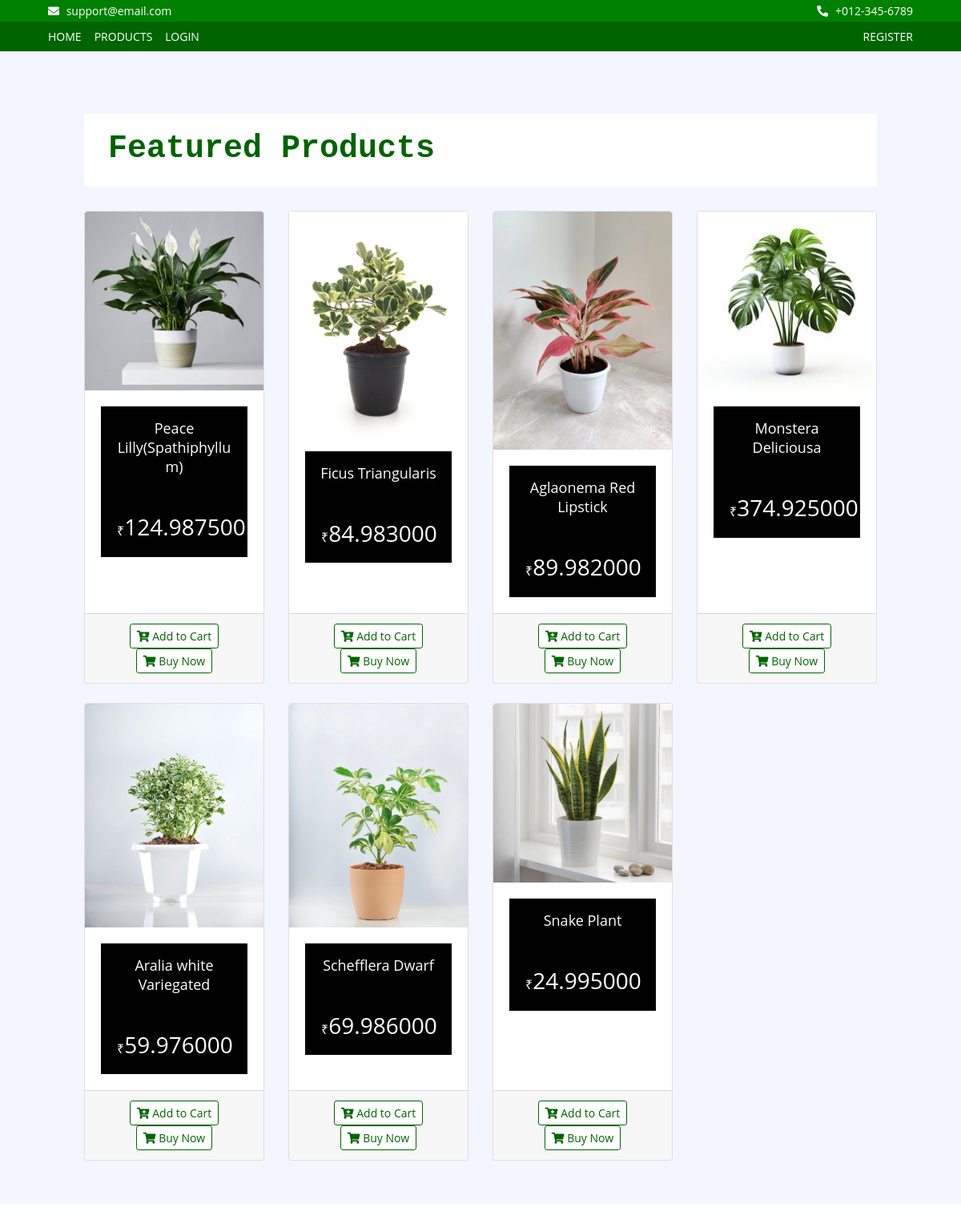
The page / on the database its author committed.
### store/models.py (models this page shows, shortened)
class Product(models.Model):
    name = models.CharField(max_length=255)
    description = models.TextField()
    price = models.DecimalField(max_digits=10, decimal_places=2)
    category = models.ForeignKey(Category, on_delete=models.CASCADE, related_name='products')
    sku = models.CharField(max_length=100, unique=True)
    thumbnail = models.ImageField(upload_to='products/thumbnails/', blank=True, null=True)
    image = models.ImageField(upload_to='products/', blank=True, null=True)
    image1 = models.ImageField(upload_to='products/', blank=True, null=True)
    image2 = models.ImageField(upload_to='products/', blank=True, null=True)
    image3 = models.ImageField(upload_to='products/', blank=True, null=True)
    stock = models.IntegerField()
    discount = models.DecimalField(max_digits=5, decimal_places=2, blank=True, null=True)
    weight = models.CharField(max_length=100, blank=True, null=True)
    dimensions = models.CharField(max_length=100, blank=True, null=True)
    status = models.BooleanField(default=True)
    shipping_charge = models.DecimalField(max_digits=6, decimal_places=2, default=0.00)
    tax_percentage = models.DecimalField(max_digits=4, decimal_places=2, default=0.00)  # e.g. 5% tax
    offer = models.CharField(max_length=255, blank=True, null=True)  # Offers description
    created_by = models.ForeignKey(settings.AUTH_USER_MODEL, on_delete=models.CASCADE, related_name='products')
    created_at = models.DateTimeField(auto_now_add=True)
    updated_at = models.DateTimeField(auto_now=True)
    related_products = models.ManyToManyField('self', blank=True)  # Related products
    def discount_price(self):
        if self.discount:
            return self.price - (self.price * (self.discount / 100))
        return self.price

### store/views.py (the view)
# urls.py: path("", views.home, name="home"),  # Default home URL
def home(request):
    products = Product.objects.filter(status=True)  # Fetch only active products
    return render(request, 'store/home.html', {'products': products})

### store/templates/store/home.html (shortened to what this page needs)
{% extends 'base.html' %}
{% load static %}
{% block content %}
<div class="featured-product product mt-5">
    <div class="container-fluid">
        <div class="section-header">
            <h1>Featured Products</h1>
        </div>
        <div class="row">
            {% for product in products %}
            <div class="col-lg-3 col-md-4 col-sm-6 mb-4">
                <div class="product-item card h-100">
                    <div class="product-image">
                        <a href="{% url 'product_detail' product.id %}">
                            <img src="{{ product.thumbnail.url }}" class="card-img-top" alt="{{ product.name }}">
                        </a>
                    </div>
                    <div class="card-body">
                        <div class="product-title">
                            <h5 class="card-title">
                                <a href="{% url 'product_detail' product.id %}">{{ product.name }}</a>
                            </h5>
                        </div>
                        <div class="product-price">
                            <h3><span>&#8377;</span>{{ product.discount_price }}</h3>
                        </div>
                    </div>
                    <div class="card-footer text-center">
                        <a class="btn btn-success btn-sm" href="{% url 'add_to_cart' product.id %}">
                            <i class="fa fa-cart-plus"></i> Add to Cart
                        </a>
                        <a class="btn btn-primary btn-sm" href="{% url 'product_detail' product.id %}">
                            <i class="fa fa-shopping-cart"></i> Buy Now
                        </a>
                    </div>
                </div>
            </div>
            {% endfor %}
        </div>
    </div>
</div>
{% endblock %}

### templates/base.html (shortened to what this page needs)
{% load static %}
<!DOCTYPE html>
<html lang="en">
<head>
    <link href="https://stackpath.bootstrapcdn.com/bootstrap/4.4.1/css/bootstrap.min.css" rel="stylesheet">
    <link href="https://cdnjs.cloudflare.com/ajax/libs/font-awesome/5.10.0/css/all.min.css" rel="stylesheet">
    <link href="{% static 'lib/slick/slick.css' %}" rel="stylesheet">
    <link href="{% static 'lib/slick/slick-theme.css' %}" rel="stylesheet">
    <link href="{% static 'css/style.css' %}" rel="stylesheet">
</head>
<body>
    {% include 'header.html' %}
    <div class="container mt-5">
        {% block content %}{% endblock %}
    </div>
    {% include 'footer.html' %}
</body>
</html>

### templates/header.html (shortened to what this page needs)
<div class="top-bar" style="background:green">
    <div class="container-fluid">
        <div class="row">
            <div class="col-sm-6">
                <i class="fa fa-envelope"></i> support@email.com
            </div>
            <div class="col-sm-6">
                <i class="fa fa-phone-alt"></i> +012-345-6789
            </div>
        </div>
    </div>
</div>
<div class="nav" style="background:green">
    <div class="container-fluid">
        <nav class="navbar navbar-expand-md bg-dark navbar-dark">
            <div class="collapse navbar-collapse justify-content-between" id="navbarCollapse">
                <div class="navbar-nav mr-auto">
                    <a href="{% url 'home' %}" class="nav-item nav-link">Home</a>
                    <a href="{% url 'product_list' %}" class="nav-item nav-link">Products</a>
                    {% if user.is_authenticated %}
                        <a href="{% url 'user_orders_list' %}" class="nav-item nav-link">My Orders</a>
                    {% else %}
                        <a href="{% url 'user_login' %}" class="nav-item nav-link">Login</a>
                    {% endif %}
                </div>
                <div class="navbar-nav ml-auto">
                    {% if user.is_authenticated %}
                        <a href="{% url 'user_logout' %}" class="nav-item nav-link">Logout</a>
                    {% else %}
                        <a href="{% url 'register_user' %}" class="nav-item nav-link">Register</a>
                    {% endif %}
                </div>
            </div>
        </nav>
    </div>
</div>

### templates/footer.html (shortened to what this page needs)
<div class="footer">
</div>

### static/css/style.css (style rules this page uses)
body { color: #353535; font-family: 'Open Sans', sans-serif; font-weight: 400; background: #f3f6ff; }
a { color: #1c1b1b; }
h1 { font-family: 'Source Code Pro', monospace; font-weight: 900; }
@media (min-width: 992px) { .container-fluid { padding-right: 60px; padding-left: 60px; } }
.btn { color: #006400; background: #ffffff; border: 1px solid #006400; }
.top-bar { padding: 3px 0; font-size: 14px; color: #ffffff; background: #607d8b }
.top-bar i { margin-right: 5px; }
.top-bar .col-sm-6:first-child { text-align: left; }
.top-bar .col-sm-6:last-child { text-align: right; }
.nav { position: relative; }
@media (min-width: 992px) { .nav .container-fluid { padding-left: 52px; padding-right: 52px; } }
.nav .navbar { height: 100%; padding: 0; }
@media (min-width: 768px) { .nav, .nav .navbar { background: #006400 !important; } }
@media (min-width: 768px) { .nav .navbar-dark a.nav-link { color: #ffffff; font-size: 14px; text-transform: uppercase; } }
.product-item { position: relative; }
.product-item .product-title { padding: 15px; text-align: center; background: #000000; transition: all .3s; }
.product-item .product-title a, .product-item .product-title .ratting { position: relative; width: 100%; }
.product-item .product-title a { margin-bottom: 5px; color: #ffffff; font-size: 18px; }
.product-item .product-image { position: relative; overflow: hidden; }
.product-item .product-image a { display: block; background: #ffffff; transition: .3s; }
.product-item .product-image img { width: 100%; transition: all .3s; }
.product-item .product-price { padding: 20px; background: #000000; transition: all .3s; }
.product-item .product-price h3 { display: inline-block; color: #ffffff; margin: 0; }
.product-item .product-price h3 span { font-size: 16px; }
.featured-product { position: relative; padding: 30px 0; }
.product .section-header { margin-bottom: 30px; padding: 20px 30px 15px 30px; color: #006400; background: #ffffff; }
.footer { position: relative; padding: 30px 0 0 0; background: #ffffff; }

### rows shown on the page
Product: thumbnail (picture), name "Peace Lilly(Spathiphyllum)", discount_price "124.987500"
Product: thumbnail (picture), name "Ficus Triangularis", discount_price "84.983000"
Product: thumbnail (picture), name "Aglaonema Red Lipstick", discount_price "89.982000"
Product: thumbnail (picture), name "Monstera Deliciousa", discount_price "374.925000"
Product: thumbnail (picture), name "Aralia white Variegated", discount_price "59.976000"
Product: thumbnail (picture), name "Schefflera Dwarf", discount_price "69.986000"
Product: thumbnail (picture), name "Snake Plant", discount_price "24.995000"
